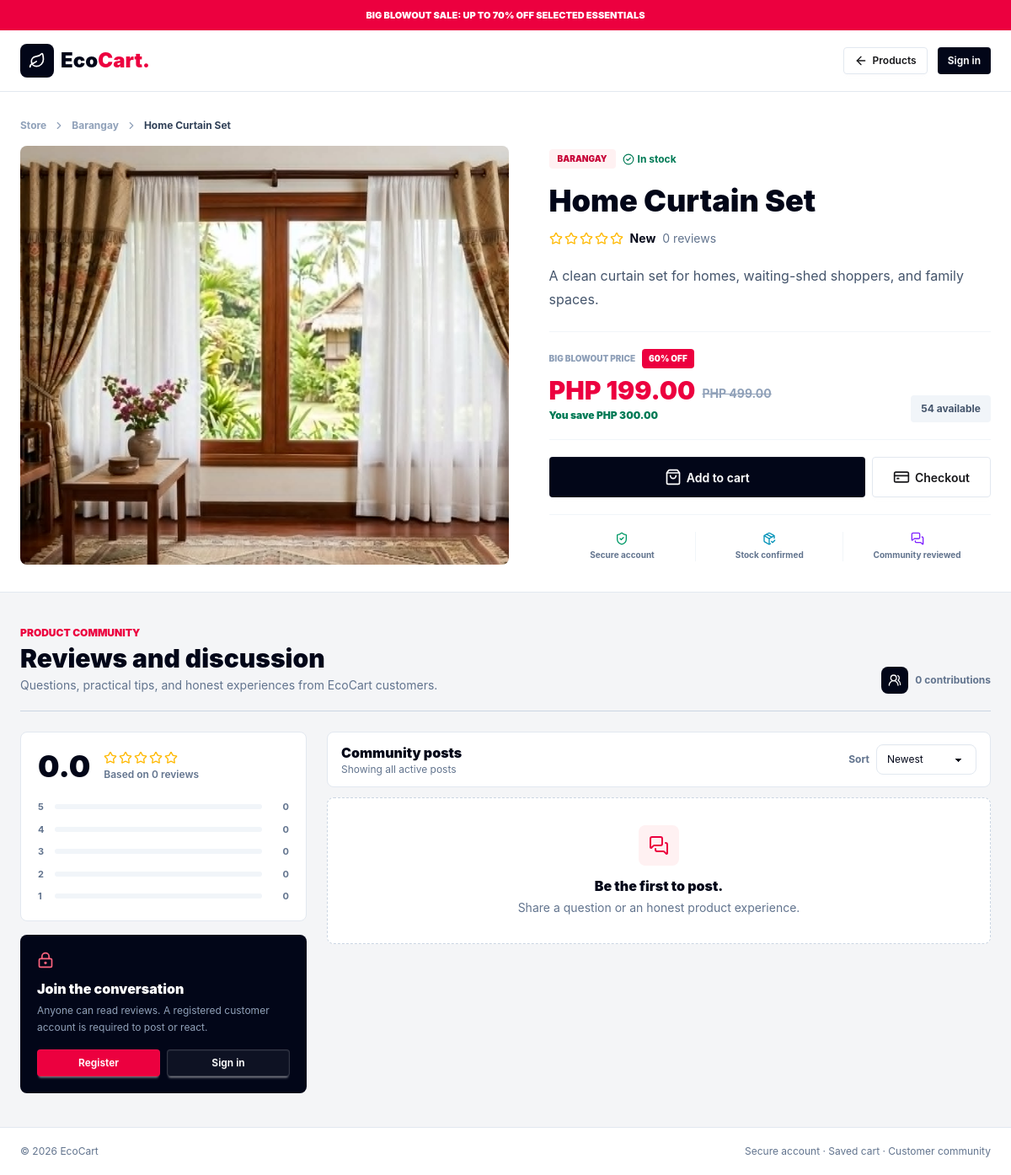
The page /product.php?id=10 on the database its author committed.
### tables this page shows
CREATE TABLE IF NOT EXISTS products (
  id INT UNSIGNED AUTO_INCREMENT PRIMARY KEY,
  name VARCHAR(120) NOT NULL,
  category VARCHAR(60) NOT NULL,
  description TEXT NOT NULL,
  price DECIMAL(10, 2) NOT NULL,
  stock INT UNSIGNED NOT NULL DEFAULT 0,
  image_url VARCHAR(500) NOT NULL,
  is_active TINYINT(1) NOT NULL DEFAULT 1,
  created_at TIMESTAMP DEFAULT CURRENT_TIMESTAMP,
  UNIQUE KEY products_name_unique (name)
);

### product.php (the view, shortened to what the rows shown need)
<?php
require_once __DIR__ . '/includes/scene.php';
$sceneState = read_scene_state();
$productId = max(0, (int) ($_GET['id'] ?? ($_SESSION['last_product_id'] ?? 0)));
$product = product_lookup()[$productId] ?? null;
$cartProduct = [
    'id' => (int) $product['id'],
    'name' => (string) $product['name'],
    'price' => (float) $product['price'],
    'regular_price' => product_regular_price($product),
    'category' => (string) $product['category'],
    'image_url' => (string) $product['image_url'],
];
$productJson = htmlspecialchars((string) json_encode($cartProduct), ENT_QUOTES);
?>
<!doctype html>
<html lang="en" data-theme="light">
<head>
    <link href="public/output-public.css?v=<?= htmlspecialchars((string) @filemtime(__DIR__ . '/public/output-public.css')) ?>" rel="stylesheet">
</head>
<body class="min-h-screen bg-[#f4f5f7] text-slate-950" data-scene-client data-scene-view="storefront" data-scene-cue="<?= htmlspecialchars((string) $sceneState['cue']) ?>" data-scene-revision="<?= (int) $sceneState['revision'] ?>" data-scene-updated="<?= htmlspecialchars((string) $sceneState['updated_at']) ?>">
    <main>
        <section class="border-b border-slate-200 bg-white">
            <div class="app-shell-narrow py-5 sm:py-8">
                <nav class="mb-4 flex items-center gap-2 text-xs font-bold text-slate-400" aria-label="Breadcrumb"><a class="hover:text-rose-600" href="index.php">Store</a><i data-lucide="chevron-right" class="h-3.5 w-3.5"></i><a class="hover:text-rose-600" href="index.php#products"><?= htmlspecialchars((string) $product['category']) ?></a><i data-lucide="chevron-right" class="h-3.5 w-3.5"></i><span class="truncate text-slate-700"><?= htmlspecialchars((string) $product['name']) ?></span></nav>
                <div class="grid gap-7 lg:grid-cols-[minmax(0,1.05fr)_minmax(400px,0.95fr)] lg:gap-12">
                    <div class="flex min-w-0 flex-col justify-center py-1">
                        <div class="flex flex-wrap items-center gap-2"><span class="rounded bg-rose-50 px-2.5 py-1 text-[10px] font-black uppercase text-rose-700"><?= htmlspecialchars((string) $product['category']) ?></span><?php if ((int) $product['stock'] > 0): ?><span class="flex items-center gap-1 text-xs font-bold text-emerald-700"><i data-lucide="circle-check" class="h-3.5 w-3.5"></i> In stock</span><?php endif; ?></div>
                        <h1 class="mt-4 text-3xl font-black leading-tight sm:text-4xl"><?= htmlspecialchars((string) $product['name']) ?></h1>
                        <a class="mt-3 flex w-fit flex-wrap items-center gap-2" href="#discussion"><span class="flex items-center gap-0.5 text-amber-400"></span><strong class="text-sm"></strong><span class="text-sm text-slate-500"></span></a>
                        <p class="mt-5 max-w-xl text-sm leading-6 text-slate-600 sm:text-base sm:leading-7"><?= htmlspecialchars((string) $product['description']) ?></p>
                        <div class="mt-6 flex flex-wrap items-end justify-between gap-3 border-y border-slate-100 py-5"><div><div class="flex items-center gap-2"><p class="text-[10px] font-black uppercase text-slate-400">Big Blowout price</p><span class="rounded bg-rose-600 px-2 py-1 text-[10px] font-black uppercase text-white"><?= product_discount_percentage($product) ?>% off</span></div><div class="mt-2 flex flex-wrap items-end gap-2"><p class="text-3xl font-black text-rose-600"><?= peso((float) $product['price']) ?></p><p class="pb-1 text-sm font-bold text-slate-400 line-through"><?= peso(product_regular_price($product)) ?></p></div><p class="mt-1 text-xs font-black text-emerald-700">You save <?= peso(product_savings($product)) ?></p></div><p class="rounded bg-slate-100 px-3 py-2 text-xs font-bold text-slate-600"><?= (int) $product['stock'] ?> available</p></div>
                        <div class="mt-5 grid gap-2 sm:grid-cols-[1fr_auto]"><button class="btn min-h-12 border-0 bg-slate-950 px-8 text-white hover:bg-rose-600" type="button" data-add-product="<?= $productJson ?>"></button><a class="btn min-h-12 border-slate-200 bg-white px-6" href="checkout.php"></a></div>
                        <div class="mt-5 grid grid-cols-3 divide-x divide-slate-100 border-t border-slate-100 pt-5 text-center"><div class="px-2"></div><div class="px-2"></div><div class="px-2"></div></div>
                    </div>
                </div>
            </div>
        </section>
        <section class="app-shell-narrow py-8 sm:py-10" id="discussion">
            <div class="flex flex-col gap-3 border-b border-slate-300 pb-5 sm:flex-row sm:items-end sm:justify-between">
                <div><h2 class="mt-1 text-3xl font-black">Reviews and discussion</h2></div>
            </div>
        </section>
    </main>
</body>
</html>

### rows shown on the page
products: category "Barangay", name "Home Curtain Set", category "BARANGAY", description "A clean curtain set for homes, waiting-shed shoppers, and family spaces.", price "60", price "PHP 199.00", price "PHP 499.00", price "PHP 300.00", stock "54"

### other values the page prints
$reviewCount "0"
$ratingBreakdown[$rating] "0"
